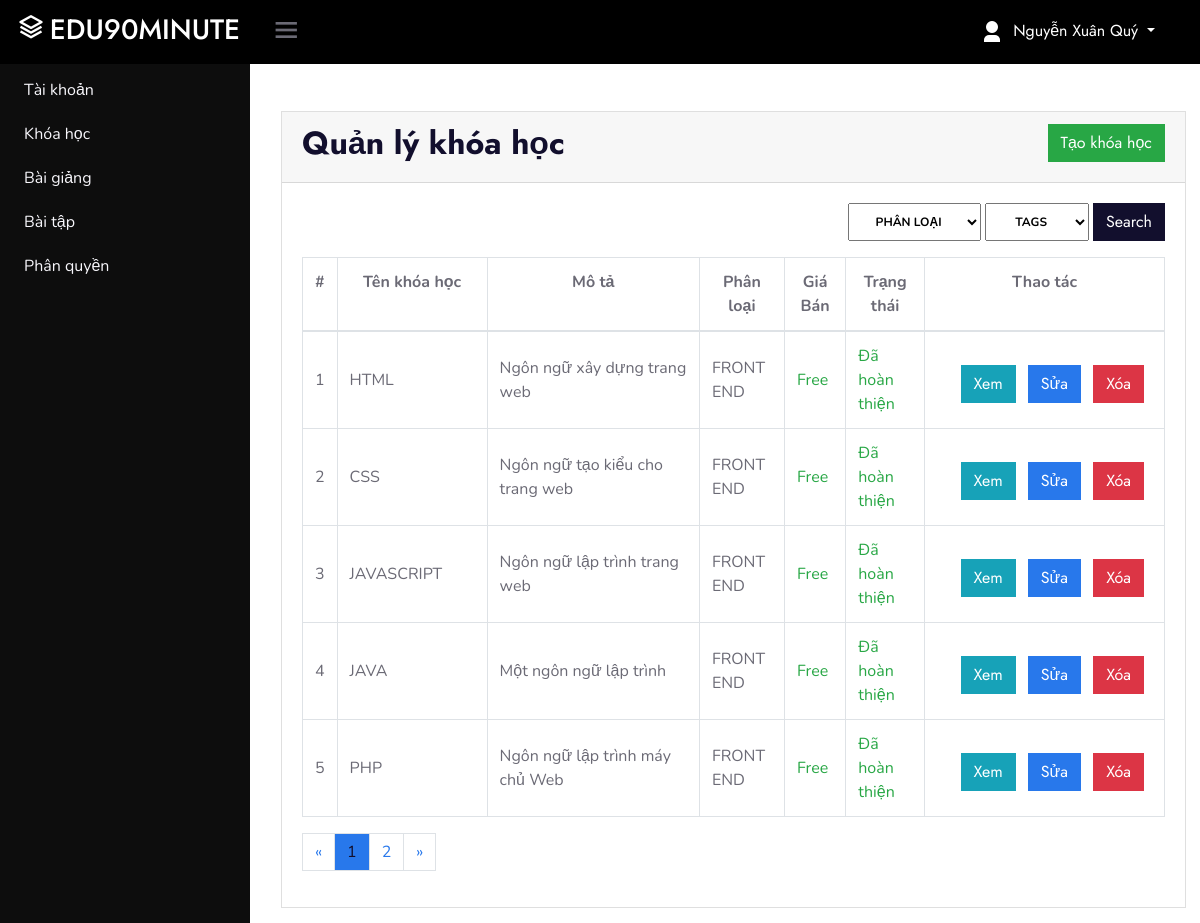
Page /?ctl=courses (signed in) on the committed database.
### tables this page shows
CREATE TABLE `courses` (
  `id` int(10) UNSIGNED NOT NULL,
  `name` varchar(255) NOT NULL,
  `described` varchar(255) NOT NULL,
  `fileUpload` varchar(255) NOT NULL,
  `price` int(11) NOT NULL DEFAULT 0,
  `inputs` text NOT NULL,
  `outputs` text NOT NULL,
  `interact` int(11) NOT NULL DEFAULT 0,
  `relate` float NOT NULL,
  `tags` varchar(255) NOT NULL,
  `created_at` timestamp NULL DEFAULT current_timestamp(),
  `state` smallint(6) NOT NULL DEFAULT 0,
  `topicId` int(10) UNSIGNED NOT NULL
);

CREATE TABLE `topics` (
  `id` int(10) UNSIGNED NOT NULL,
  `name` varchar(255) NOT NULL,
  `status` smallint(6) NOT NULL DEFAULT 1,
  `created_at` timestamp NULL DEFAULT NULL,
  `updated_at` timestamp NULL DEFAULT NULL
);

### Controllers/BaseController.php (called while the page is built, shortened)
<?php
class BaseController{
    protected function view($viewPath, array $data = []){
        include_once self::VIEWS_FOLDER_NAME . str_replace('.', '/', $viewPath) . '.php';
    }
}

### Controllers/Admin/AdminCoursesController.php (called while the page is built, shortened)
<?php
    class AdminCoursesController extends BaseController{
        protected $coursesModel;
        private $data = [];
        protected $limit = 5;
        public function __construct() {
            $this->coursesModel = new CoursesModel;
            $this->topicsModel = new TopicsModel;
            $this->data['courses'] = $this->coursesModel->all("", "", "", '', '',
                                                        ['relate' => 'ASC']);
            $this->data['topics'] = $this->topicsModel->all();
            $this->data["tags"] = $this->topicsModel->all('tags', ['*']);
        }
        public function index() {
            $where = [];
            $param = [];
            $page = isset($_GET['page']) ? $_GET['page'] : 1;
            $this->data['courses'] = $this->coursesModel->getDataJoin(['name'], 'topics',
                                                                    'courses.topicId = topics.id', $where,
                                                                    ($page-1)*$this->limit, $this->limit);
            $totalCourses = $this->coursesModel->all("", ['COUNT(id)'], $where,
                                                    '', '')[0]['COUNT(id)'];
            $totalCourses = $totalCourses == 0 ? 1 : $totalCourses;
            $this->data["paging"] = $this->coursesModel->paging($this->limit, $totalCourses, $param);
            return $this->view('admin.courses.index', $this->data);
        }
    }

### Core/Database.php (called while the page is built, shortened)
<?php
    class Database
    {
        public function  connect(){
            $connect = mysqli_connect(self::DB_HOST, self::DB_USER, self::DB_PASSWORD, self::DB_NAME);
            mysqli_set_charset($connect, 'utf8');
            if(mysqli_connect_errno() === 0){
                return $connect;
            }
            return false;
        }
    }

### Views/admin/courses/index.php (the view, shortened to what this page needs)
<div class="card">
    <div class="card-header boder-0">
        <div class="row">
            <div class="col-6">
                <h2>Quản lý khóa học</h2>
            </div>
            <div class="col-6">
            <?php
                if(in_array('course-create', $_SESSION['permissions'])){
                ?>
                    <a href="./?ctl=courses&act=create<?php echo isset($_GET['page']) ? "&page=".$_GET['page']:""; ?>" class="btn btn-success float-right">Tạo khóa học</a>
                <?php
                }
            ?>
            </div>
        </div>
    </div>
    <div class="card-body">
        <form action="./?ctl=courses" method="GET" class="d-flex justify-content-end mb-3">
            <select class="badge text-uppercase mr-1" name="topic">
                <option value="0" selected>Phân loại</option>
            </select>
            <select class="badge text-uppercase mr-1" name="tags">
                <option value="0" selected>Tags</option>
            </select>
            <button class="btn btn-dark">Search</button>
        </form>
        <div class="table-responsive">
             <table class="table table-bordered table-hover">
                <tr class="badge-default">
                    <th class="text-center">#</th>
                    <th class="text-center" style="min-width: 150px;">Tên khóa học</th>
                    <th class="text-center" style="min-width: 200px;">Mô tả</th>
                    <th class="text-center">Phân loại</th>
                    <th class="text-center">Giá Bán</th>
                    <th class="text-center">Trạng thái</th>
                    <th class="text-center" width="240px">Thao tác</th>
                </tr>
            <tbody id="myTable">
                <?php
                    if(isset($courses)){
                        $i = (isset($_GET['page'])) ? ($_GET['page'] - 1) * 5 + 1 : 1;
                        foreach($courses as $value){
                ?>
                    <tr>
                        <td class="align-middle"> <?php echo $i++; ?> </td>
                        <td class="align-middle text-uppercase"> <?php echo $value['name']; ?> </td>
                        <td class="align-middle"> <?php echo trim($value['described']); ?> </td>
                        <td class="align-middle text-uppercase"> <?php echo $value['topicsName']; ?> </td>
                        <td class="align-middle">
                            <?php
                                echo $value['price'] == 0 ?
                                "<span class='text-success'>Free</span>" :
                                $value['price'] . ' VNĐ';
                            ?>
                        </td>
                        <td class="align-middle">
                            <?php
                                echo $value['state'] == 0 ?
                                "<span class='text-danger'>Đang hoàn thiện</span>" :
                                "<span class='text-success'>Đã hoàn thiện</span>";
                            ?>
                        </td>
                        <td class="align-middle text-right">
                            <a href="./?ctl=courses&act=show&id=<?php echo $value['id']; echo isset($_GET['page']) ? "&page=".$_GET['page']:""; ?>" class="btn btn-info mr-2 mt-2">Xem</a>
                        <?php
                            if(in_array('exercise-update', $_SESSION['permissions'])){
                            ?>
                                <a href="./?ctl=courses&act=edit&id=<?php echo $value['id']; echo isset($_GET['page']) ? "&page=".$_GET['page']:""; ?>" class="btn btn-primary mr-2 mt-2">Sửa</a>
                            <?php
                            }
                            if(in_array('exercise-delete', $_SESSION['permissions'])){
                            ?>
                                <form action="./?ctl=courses&act=destroy&id=<?php echo $value['id'];?>" method="POST"
                                onsubmit="return confirmDelete('<?php echo 'Bạn có chắc muốn xóa khóa học `' .  $value['name'] . '` không?'; ?>')"
                                class="d-inline-block">
                                    <input  type="submit" name="submit" value="Xóa" class="btn btn-danger mr-2 mt-2">
                                </form>
                            <?php
                            }
                        ?>
                        </td>
                    </tr>
                <?php }} ?>
            </tbody>
            </div>
    </div>
    <?php if(isset($paging)) echo $paging; ?>
</div>

### css/adminStyle.css (style rules this page uses)
:root { --header-height: 3rem; --nav-width: 0px; --first-color: rgb(0, 0, 0); --first-color-light: #AFA5D9; --white-color: #F7F6FB; --body-font: 'Nunito', sans-serif; --normal-font-size: 1rem; --z-fixed: 100 }
body { position: relative; margin: var(--header-height) 0 0 0; padding: 0 1rem; font-family: var(--body-font); font-size: var(--normal-font-size); transition: .5s }
a { text-decoration: none }

### rows in the picture
courses: name "HTML", described "Ngôn ngữ xây dựng trang web", topicId.name "FRONT END", price "Free", state "Đã hoàn thiện"
courses: name "CSS", described "Ngôn ngữ tạo kiểu cho trang web", topicId.name "FRONT END", price "Free", state "Đã hoàn thiện"
courses: name "JAVASCRIPT", described "Ngôn ngữ lập trình trang web", topicId.name "FRONT END", price "Free", state "Đã hoàn thiện"
courses: name "JAVA", described "Một ngôn ngữ lập trình", topicId.name "FRONT END", price "Free", state "Đã hoàn thiện"
courses: name "PHP", described "Ngôn ngữ lập trình máy chủ Web", topicId.name "FRONT END", price "Free", state "Đã hoàn thiện"

### other values in the picture
$_SESSION['name'] "Nguyễn Xuân Quý"
